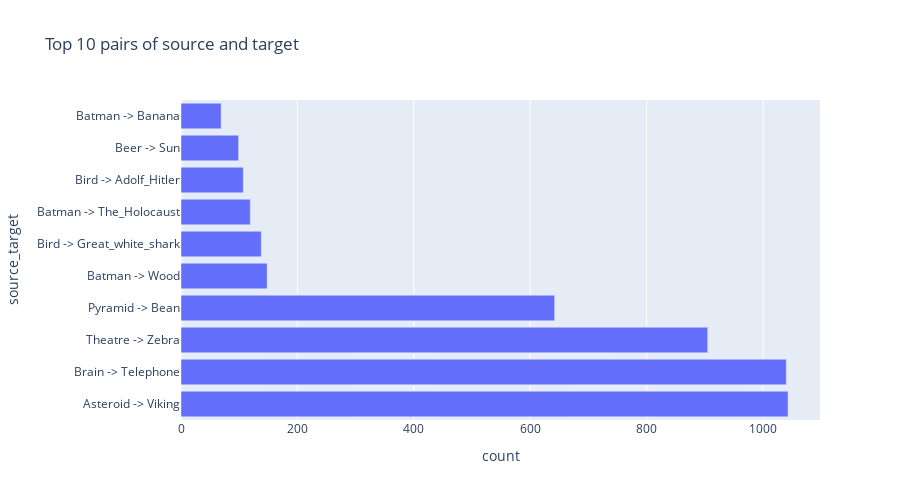

The notebook cell saved with this chart:
### Code cell
# total number of games for popular pairs
top_pairs_count = top_pairs["count"].sum()
print(top_pairs_count)

# total number of games
total_games = finished_paths.shape[0]
print(total_games)


#plot the top 100 pairs counts
top_pairs["source_target"] = top_pairs["source"] + " -> " + top_pairs["target"]
fig = px.bar(top_pairs, x="count", y="source_target", orientation='h', title="Top 10 pairs of source and target", height=500) 
fig.show()

print("Number of pairs in whole dataset: ")
nb_pairs = finished_paths.groupby(["source", "target"]).size().reset_index(name="count").shape[0]
print(nb_pairs)

### Figure 1 — Plotly figure (JSON) as saved in the notebook; plotly's stock layout.template omitted (floating-point values rounded to 4 significant figures)
{"data": [{"alignmentgroup": "True", "hovertemplate": "count=%{x}<br>source_target=%{y}<extra></extra>", "legendgroup": "", "marker": {"color": "#636efa", "pattern": {"shape": ""}}, "name": "", "offsetgroup": "", "orientation": "h", "showlegend": false, "textposition": "auto", "type": "bar", "x": [1043, 1040, 905, 642, 148, 138, 119, 107, 99, 69], "xaxis": "x", "y": ["Asteroid -> Viking", "Brain -> Telephone", "Theatre -> Zebra", "Pyramid -> Bean", "Batman -> Wood", "Bird -> Great_white_shark", "Batman -> The_Holocaust", "Bird -> Adolf_Hitler", "Beer -> Sun", "Batman -> Banana"], "yaxis": "y"}], "layout": {"barmode": "relative", "height": 500, "legend": {"tracegroupgap": 0}, "title": {"text": "Top 10 pairs of source and target"}, "xaxis": {"anchor": "y", "domain": [0, 1], "title": {"text": "count"}}, "yaxis": {"anchor": "x", "domain": [0, 1], "title": {"text": "source_target"}}}}
